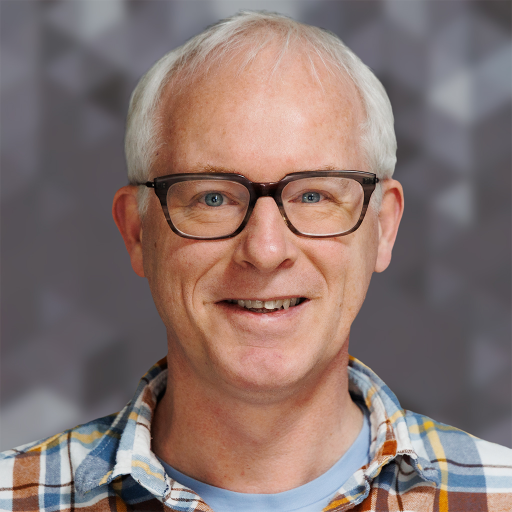
#> input picture resources/igor passchier.jpg, 1024 x 1024 px (shown at 1/2 size)
$ python -i debug_window.py   (imports and definitions only)   (older library calls are emulated)
#> lines starting #> are read from the running program, lines starting #| are printed output that depends on the picture
#> further down, picture is the input picture: shape (1024, 1024, 3); mean B, G, R 111.6, 115.9, 135.5
import cv2
import numpy as np


class DebugWindow:
    def __init__(
        self,
        name: str = "debugger",
        width: int = 600,
        height: int = 600,
        count: int = 3,
    ):
#> called with name = 'debugger', width = 600, height = 600, count = 3
        self.name = name
        self.width = width
        self.height = height
        self.count = count
        self.running = True
        self.canvas = (
            np.ones((height + 2, (width + 1) * count + 1, 3), dtype=np.uint8) * 255
        )
        # draw borders
        self.canvas[0, :, :] = 0
        self.canvas[height + 1, :, :] = 0
        for i in range(count + 1):
            self.canvas[:, i * (width + 1), :] = 0

        cv2.namedWindow(self.name, cv2.WINDOW_OPENGL)
        cv2.resizeWindow(
            self.name, height=self.canvas.shape[0], width=self.canvas.shape[1]
        )
        cv2.imshow(self.name, self.canvas)
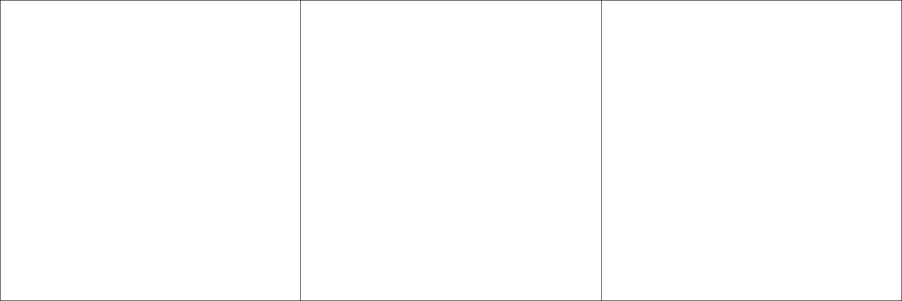
#> window 'debugger': shape (602, 1804, 3) (shown at 1/2 size); 99.4% white; black in thin lines or dots
        cv2.waitKey(1) & 0xFF

    def draw_image(self, image: np.ndarray, index: int = 0, invert=True):
#> called with index = 0, invert = True
        if index >= self.count:
            raise ValueError(
                f"Index {index} out of range. Max index is {self.count - 1}."
            )
        h, w = image.shape[:2]
#> h = 1024; w = 1024
        if h > self.height or w > self.width:
            scale = min(self.width / w, self.height / h)
#> scale = 0.586
            image = cv2.resize(
                image, (int(w * scale), int(h * scale)), interpolation=cv2.INTER_AREA
            )
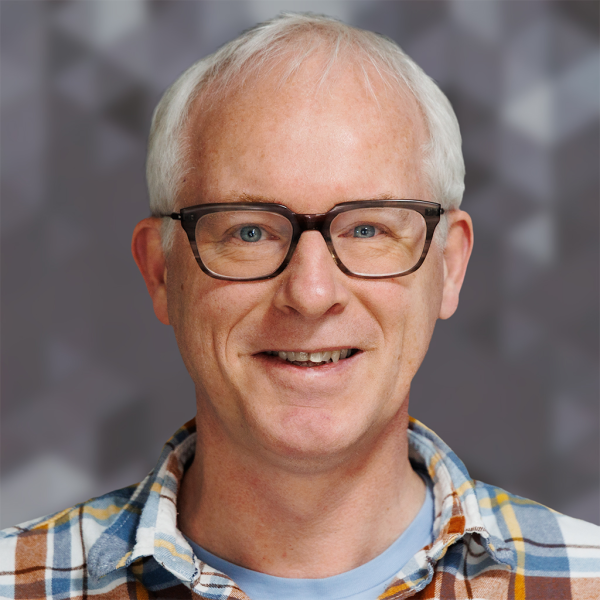
#> image: shape (600, 600, 3); mean of channels 0, 1, 2 111.6, 115.9, 135.5; drawn as B, G, R
            h, w = image.shape[:2]
#> h = 600; w = 600
        elif h < self.height and w < self.width:
            scale = min(self.width / w, self.height / h)
            image = cv2.resize(
                image, (int(w * scale), int(h * scale)), interpolation=cv2.INTER_AREA
            )
            h, w = image.shape[:2]
        if len(image.shape) == 2:  # grayscale
            if image.dtype != np.uint8:
                image = cv2.normalize(
                    image, None, 0, 512, cv2.NORM_MINMAX, dtype=cv2.CV_8U
                )
            image = cv2.cvtColor(image, cv2.COLOR_GRAY2BGR)
        if invert:
            image = cv2.bitwise_not(image)
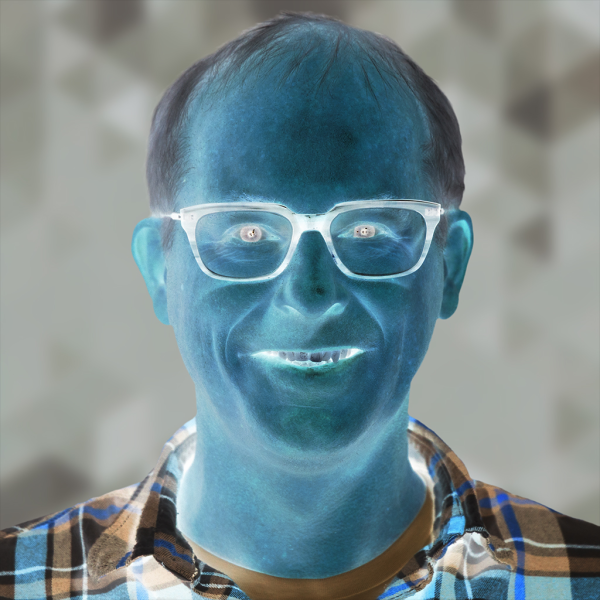
#> image: shape (600, 600, 3); mean of channels 0, 1, 2 143.4, 139.1, 119.5; drawn as B, G, R
        self.canvas[
            1 : h + 1, index * (self.width + 1) + 1 : index * (self.width + 1) + 1 + w
        ] = image
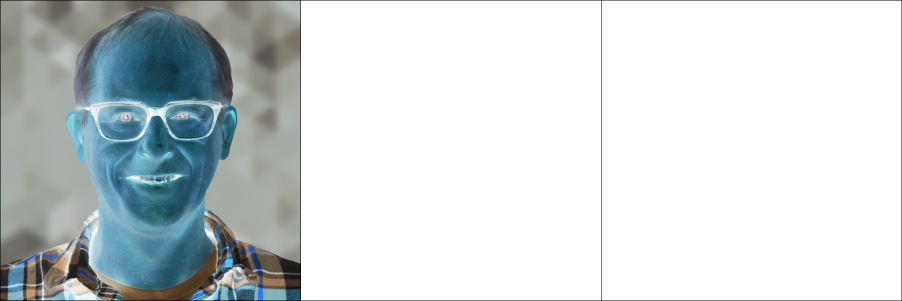
#> self.canvas: shape (602, 1804, 3) (shown at 1/2 size); mean of channels 0, 1, 2 216.6, 215.2, 208.7; drawn as B, G, R
        cv2.imshow(self.name, self.canvas)
        cv2.waitKey(1) & 0xFF

    def terminate(self):
        cv2.destroyAllWindows()
        self.running = False

    def wait_key(self, delay: int = 100):
        if not self.running:
            return 0
        k = 255
        while k == 255:
            k = cv2.waitKey(delay) & 0xFF
        return k

>>> import cv2
>>> picture = cv2.imread('../../resources/igor passchier.jpg')
>>> result = DebugWindow().draw_image(picture)
